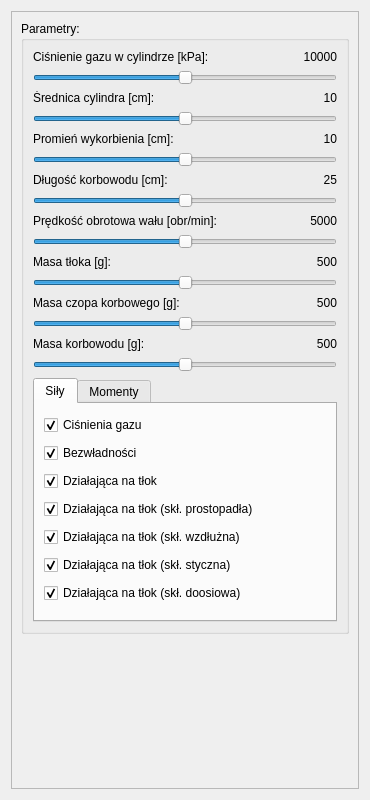
<?xml version="1.0" encoding="UTF-8"?>
<ui version="4.0">
 <class>Form</class>
 <widget class="QWidget" name="Form">
  <property name="geometry">
   <rect>
    <x>0</x>
    <y>0</y>
    <width>370</width>
    <height>800</height>
   </rect>
  </property>
  <property name="sizePolicy">
   <sizepolicy hsizetype="Preferred" vsizetype="Preferred">
    <horstretch>0</horstretch>
    <verstretch>0</verstretch>
   </sizepolicy>
  </property>
  <property name="minimumSize">
   <size>
    <width>370</width>
    <height>800</height>
   </size>
  </property>
  <property name="windowTitle">
   <string>Form</string>
  </property>
  <layout class="QVBoxLayout" name="verticalLayout_5">
   <item>
    <widget class="QScrollArea" name="scrollArea">
     <property name="sizePolicy">
      <sizepolicy hsizetype="Preferred" vsizetype="Expanding">
       <horstretch>0</horstretch>
       <verstretch>0</verstretch>
      </sizepolicy>
     </property>
     <property name="minimumSize">
      <size>
       <width>320</width>
       <height>0</height>
      </size>
     </property>
     <property name="widgetResizable">
      <bool>true</bool>
     </property>
     <widget class="QWidget" name="scrollAreaWidgetContents_2">
      <property name="geometry">
       <rect>
        <x>0</x>
        <y>0</y>
        <width>350</width>
        <height>780</height>
       </rect>
      </property>
      <layout class="QVBoxLayout" name="verticalLayout">
       <item>
        <widget class="QGroupBox" name="groupBox_parameters">
         <property name="title">
          <string>Parametry:</string>
         </property>
         <layout class="QVBoxLayout" name="verticalLayout_3">
          <item>
           <layout class="QHBoxLayout" name="horizontalLayout" stretch="0,0">
            <property name="spacing">
             <number>6</number>
            </property>
            <property name="leftMargin">
             <number>0</number>
            </property>
            <item>
             <widget class="QLabel" name="label_1">
              <property name="text">
               <string>Ciśnienie gazu w cylindrze [kPa]:</string>
              </property>
              <property name="buddy">
               <cstring>horizontalSlider_gasPressure</cstring>
              </property>
             </widget>
            </item>
            <item>
             <widget class="QLabel" name="label_gasPressure">
              <property name="contextMenuPolicy">
               <enum>Qt::NoContextMenu</enum>
              </property>
              <property name="text">
               <string>10000</string>
              </property>
              <property name="alignment">
               <set>Qt::AlignRight|Qt::AlignTrailing|Qt::AlignVCenter</set>
              </property>
              <property name="margin">
               <number>0</number>
              </property>
             </widget>
            </item>
           </layout>
          </item>
          <item>
           <widget class="QSlider" name="horizontalSlider_gasPressure">
            <property name="minimum">
             <number>0</number>
            </property>
            <property name="maximum">
             <number>20000</number>
            </property>
            <property name="singleStep">
             <number>100</number>
            </property>
            <property name="pageStep">
             <number>100</number>
            </property>
            <property name="value">
             <number>10000</number>
            </property>
            <property name="tracking">
             <bool>true</bool>
            </property>
            <property name="orientation">
             <enum>Qt::Horizontal</enum>
            </property>
            <property name="invertedAppearance">
             <bool>false</bool>
            </property>
            <property name="invertedControls">
             <bool>false</bool>
            </property>
           </widget>
          </item>
          <item>
           <layout class="QHBoxLayout" name="horizontalLayout_2" stretch="0,0">
            <property name="spacing">
             <number>6</number>
            </property>
            <property name="sizeConstraint">
             <enum>QLayout::SetFixedSize</enum>
            </property>
            <item>
             <widget class="QLabel" name="label_2">
              <property name="text">
               <string>Średnica cylindra [cm]:</string>
              </property>
              <property name="buddy">
               <cstring>horizontalSlider_d</cstring>
              </property>
             </widget>
            </item>
            <item>
             <widget class="QLabel" name="label_d">
              <property name="text">
               <string>10</string>
              </property>
              <property name="alignment">
               <set>Qt::AlignRight|Qt::AlignTrailing|Qt::AlignVCenter</set>
              </property>
             </widget>
            </item>
           </layout>
          </item>
          <item>
           <widget class="QSlider" name="horizontalSlider_d">
            <property name="minimum">
             <number>0</number>
            </property>
            <property name="maximum">
             <number>20</number>
            </property>
            <property name="singleStep">
             <number>1</number>
            </property>
            <property name="pageStep">
             <number>1</number>
            </property>
            <property name="value">
             <number>10</number>
            </property>
            <property name="orientation">
             <enum>Qt::Horizontal</enum>
            </property>
           </widget>
          </item>
          <item>
           <layout class="QHBoxLayout" name="horizontalLayout_3" stretch="0,0">
            <item>
             <widget class="QLabel" name="label_3">
              <property name="text">
               <string>Promień wykorbienia [cm]:</string>
              </property>
              <property name="buddy">
               <cstring>horizontalSlider_massPiston</cstring>
              </property>
             </widget>
            </item>
            <item>
             <widget class="QLabel" name="label_r">
              <property name="contextMenuPolicy">
               <enum>Qt::NoContextMenu</enum>
              </property>
              <property name="text">
               <string>10</string>
              </property>
              <property name="alignment">
               <set>Qt::AlignRight|Qt::AlignTrailing|Qt::AlignVCenter</set>
              </property>
              <property name="margin">
               <number>0</number>
              </property>
             </widget>
            </item>
           </layout>
          </item>
          <item>
           <widget class="QSlider" name="horizontalSlider_r">
            <property name="minimum">
             <number>0</number>
            </property>
            <property name="maximum">
             <number>20</number>
            </property>
            <property name="singleStep">
             <number>1</number>
            </property>
            <property name="pageStep">
             <number>1</number>
            </property>
            <property name="value">
             <number>10</number>
            </property>
            <property name="orientation">
             <enum>Qt::Horizontal</enum>
            </property>
           </widget>
          </item>
          <item>
           <layout class="QHBoxLayout" name="horizontalLayout_4" stretch="0,0">
            <item>
             <widget class="QLabel" name="label_4">
              <property name="text">
               <string>Długość korbowodu [cm]:</string>
              </property>
              <property name="buddy">
               <cstring>horizontalSlider_massPiston</cstring>
              </property>
             </widget>
            </item>
            <item>
             <widget class="QLabel" name="label_l">
              <property name="contextMenuPolicy">
               <enum>Qt::NoContextMenu</enum>
              </property>
              <property name="text">
               <string>25</string>
              </property>
              <property name="alignment">
               <set>Qt::AlignRight|Qt::AlignTrailing|Qt::AlignVCenter</set>
              </property>
              <property name="margin">
               <number>0</number>
              </property>
             </widget>
            </item>
           </layout>
          </item>
          <item>
           <widget class="QSlider" name="horizontalSlider_l">
            <property name="minimum">
             <number>0</number>
            </property>
            <property name="maximum">
             <number>50</number>
            </property>
            <property name="singleStep">
             <number>1</number>
            </property>
            <property name="pageStep">
             <number>1</number>
            </property>
            <property name="value">
             <number>25</number>
            </property>
            <property name="orientation">
             <enum>Qt::Horizontal</enum>
            </property>
           </widget>
          </item>
          <item>
           <layout class="QHBoxLayout" name="horizontalLayout_5" stretch="0,0">
            <item>
             <widget class="QLabel" name="label_5">
              <property name="text">
               <string>Prędkość obrotowa wału [obr/min]:</string>
              </property>
              <property name="buddy">
               <cstring>horizontalSlider_massPiston</cstring>
              </property>
             </widget>
            </item>
            <item>
             <widget class="QLabel" name="label_n">
              <property name="minimumSize">
               <size>
                <width>44</width>
                <height>0</height>
               </size>
              </property>
              <property name="contextMenuPolicy">
               <enum>Qt::NoContextMenu</enum>
              </property>
              <property name="text">
               <string>5000</string>
              </property>
              <property name="alignment">
               <set>Qt::AlignRight|Qt::AlignTrailing|Qt::AlignVCenter</set>
              </property>
              <property name="margin">
               <number>0</number>
              </property>
             </widget>
            </item>
           </layout>
          </item>
          <item>
           <widget class="QSlider" name="horizontalSlider_n">
            <property name="minimum">
             <number>0</number>
            </property>
            <property name="maximum">
             <number>10000</number>
            </property>
            <property name="singleStep">
             <number>100</number>
            </property>
            <property name="pageStep">
             <number>100</number>
            </property>
            <property name="value">
             <number>5000</number>
            </property>
            <property name="orientation">
             <enum>Qt::Horizontal</enum>
            </property>
           </widget>
          </item>
          <item>
           <layout class="QHBoxLayout" name="horizontalLayout_6" stretch="0,0">
            <item>
             <widget class="QLabel" name="label_6">
              <property name="text">
               <string>Masa tłoka [g]:</string>
              </property>
              <property name="buddy">
               <cstring>horizontalSlider_massPiston</cstring>
              </property>
             </widget>
            </item>
            <item>
             <widget class="QLabel" name="label_massPiston">
              <property name="contextMenuPolicy">
               <enum>Qt::NoContextMenu</enum>
              </property>
              <property name="text">
               <string>500</string>
              </property>
              <property name="alignment">
               <set>Qt::AlignRight|Qt::AlignTrailing|Qt::AlignVCenter</set>
              </property>
              <property name="margin">
               <number>0</number>
              </property>
             </widget>
            </item>
           </layout>
          </item>
          <item>
           <widget class="QSlider" name="horizontalSlider_massPiston">
            <property name="minimum">
             <number>0</number>
            </property>
            <property name="maximum">
             <number>1000</number>
            </property>
            <property name="singleStep">
             <number>10</number>
            </property>
            <property name="pageStep">
             <number>10</number>
            </property>
            <property name="value">
             <number>500</number>
            </property>
            <property name="orientation">
             <enum>Qt::Horizontal</enum>
            </property>
           </widget>
          </item>
          <item>
           <layout class="QHBoxLayout" name="horizontalLayout_7" stretch="0,0">
            <item>
             <widget class="QLabel" name="label_7">
              <property name="text">
               <string>Masa czopa korbowego [g]:</string>
              </property>
              <property name="buddy">
               <cstring>horizontalSlider_massCrankPin</cstring>
              </property>
             </widget>
            </item>
            <item>
             <widget class="QLabel" name="label_massCrankPin">
              <property name="contextMenuPolicy">
               <enum>Qt::NoContextMenu</enum>
              </property>
              <property name="text">
               <string>500</string>
              </property>
              <property name="alignment">
               <set>Qt::AlignRight|Qt::AlignTrailing|Qt::AlignVCenter</set>
              </property>
              <property name="margin">
               <number>0</number>
              </property>
             </widget>
            </item>
           </layout>
          </item>
          <item>
           <widget class="QSlider" name="horizontalSlider_massCrankPin">
            <property name="minimum">
             <number>0</number>
            </property>
            <property name="maximum">
             <number>1000</number>
            </property>
            <property name="singleStep">
             <number>10</number>
            </property>
            <property name="pageStep">
             <number>10</number>
            </property>
            <property name="value">
             <number>500</number>
            </property>
            <property name="orientation">
             <enum>Qt::Horizontal</enum>
            </property>
           </widget>
          </item>
          <item>
           <layout class="QHBoxLayout" name="horizontalLayout_9" stretch="0,0">
            <item>
             <widget class="QLabel" name="label_8">
              <property name="text">
               <string>Masa korbowodu [g]:</string>
              </property>
              <property name="buddy">
               <cstring>horizontalSlider_massCrankPin</cstring>
              </property>
             </widget>
            </item>
            <item>
             <widget class="QLabel" name="label_massConnectingRod">
              <property name="contextMenuPolicy">
               <enum>Qt::NoContextMenu</enum>
              </property>
              <property name="text">
               <string>500</string>
              </property>
              <property name="alignment">
               <set>Qt::AlignRight|Qt::AlignTrailing|Qt::AlignVCenter</set>
              </property>
              <property name="margin">
               <number>0</number>
              </property>
             </widget>
            </item>
           </layout>
          </item>
          <item>
           <widget class="QSlider" name="horizontalSlider_massConnectingRod">
            <property name="minimum">
             <number>0</number>
            </property>
            <property name="maximum">
             <number>1000</number>
            </property>
            <property name="singleStep">
             <number>10</number>
            </property>
            <property name="pageStep">
             <number>10</number>
            </property>
            <property name="value">
             <number>500</number>
            </property>
            <property name="orientation">
             <enum>Qt::Horizontal</enum>
            </property>
           </widget>
          </item>
          <item>
           <widget class="QTabWidget" name="tabWidget">
            <property name="currentIndex">
             <number>0</number>
            </property>
            <widget class="QWidget" name="tab_forces">
             <attribute name="title">
              <string>Siły</string>
             </attribute>
             <layout class="QVBoxLayout" name="verticalLayout_2">
              <item>
               <widget class="QCheckBox" name="checkBox_gasPressureForce">
                <property name="text">
                 <string>Ciśnienia gazu</string>
                </property>
                <property name="checked">
                 <bool>true</bool>
                </property>
               </widget>
              </item>
              <item>
               <widget class="QCheckBox" name="checkBox_inertialForce">
                <property name="text">
                 <string>Bezwładności</string>
                </property>
                <property name="checked">
                 <bool>true</bool>
                </property>
               </widget>
              </item>
              <item>
               <widget class="QCheckBox" name="checkBox_pistonForce">
                <property name="text">
                 <string>Działająca na tłok</string>
                </property>
                <property name="checked">
                 <bool>true</bool>
                </property>
               </widget>
              </item>
              <item>
               <widget class="QCheckBox" name="checkBox_pistonForce_N">
                <property name="text">
                 <string>Działająca na tłok (skł. prostopadła)</string>
                </property>
                <property name="checked">
                 <bool>true</bool>
                </property>
               </widget>
              </item>
              <item>
               <widget class="QCheckBox" name="checkBox_pistonForce_Pk">
                <property name="text">
                 <string>Działająca na tłok (skł. wzdłużna)</string>
                </property>
                <property name="checked">
                 <bool>true</bool>
                </property>
               </widget>
              </item>
              <item>
               <widget class="QCheckBox" name="checkBox_pistonForce_Pk_tangencial">
                <property name="text">
                 <string>Działająca na tłok (skł. styczna)</string>
                </property>
                <property name="checked">
                 <bool>true</bool>
                </property>
               </widget>
              </item>
              <item>
               <widget class="QCheckBox" name="checkBox_pistonForce_Pk_centripetal">
                <property name="text">
                 <string>Działająca na tłok (skł. doosiowa)</string>
                </property>
                <property name="checked">
                 <bool>true</bool>
                </property>
               </widget>
              </item>
             </layout>
            </widget>
            <widget class="QWidget" name="tab_torques">
             <attribute name="title">
              <string>Momenty</string>
             </attribute>
             <layout class="QVBoxLayout" name="verticalLayout_4">
              <item>
               <widget class="QCheckBox" name="checkBox_torqueCrankshaft">
                <property name="text">
                 <string>Obrotowy wału korbowego</string>
                </property>
                <property name="checked">
                 <bool>false</bool>
                </property>
               </widget>
              </item>
              <item>
               <widget class="QCheckBox" name="checkBox_torque_Pk">
                <property name="text">
                 <string>Od składowej wzdłużnej</string>
                </property>
               </widget>
              </item>
              <item>
               <widget class="QCheckBox" name="checkBox_torqueReactive">
                <property name="text">
                 <string>Reakcyjny</string>
                </property>
               </widget>
              </item>
              <item>
               <spacer name="verticalSpacer_2">
                <property name="orientation">
                 <enum>Qt::Vertical</enum>
                </property>
                <property name="sizeHint" stdset="0">
                 <size>
                  <width>20</width>
                  <height>124</height>
                 </size>
                </property>
               </spacer>
              </item>
             </layout>
            </widget>
           </widget>
          </item>
         </layout>
        </widget>
       </item>
       <item>
        <spacer name="verticalSpacer">
         <property name="orientation">
          <enum>Qt::Vertical</enum>
         </property>
         <property name="sizeHint" stdset="0">
          <size>
           <width>20</width>
           <height>31</height>
          </size>
         </property>
        </spacer>
       </item>
      </layout>
      <zorder>verticalSpacer</zorder>
      <zorder>groupBox_parameters</zorder>
     </widget>
    </widget>
   </item>
  </layout>
 </widget>
 <resources/>
 <connections/>
</ui>
